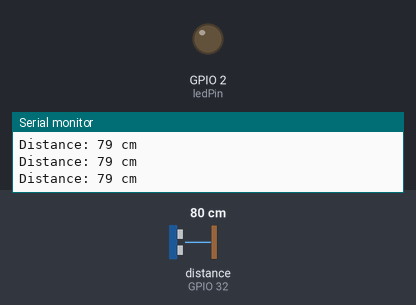
This sketch was run on a simulated ESP32. On the bench: output pins drawn as LEDs (lit = HIGH), the last lines printed to the serial monitor. Wiring (inferred from the names in the program): ultrasonic range finder: trigger GPIO 33; echo GPIO 32. Inputs (shaded band) come from the test bench; at power-on: distance to the obstacle (sensor on GPIO 32) 80 cm. The echo pulse lasts 58.3 µs per cm; pins used as bus, display or sensor lines are not drawn.

Above: at 1.2 s.
1.3 s: distance to the obstacle (sensor on GPIO 32) set to 12 cm
2.8 s: distance to the obstacle (sensor on GPIO 32) set to 9 cm
At 4.0 s:
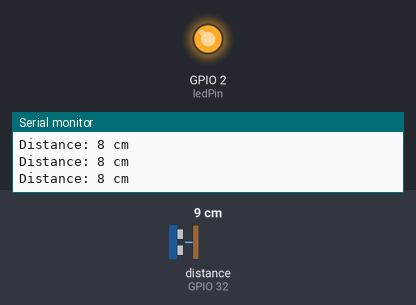
4.3 s: distance to the obstacle (sensor on GPIO 32) set to 18 cm
At 5.5 s:
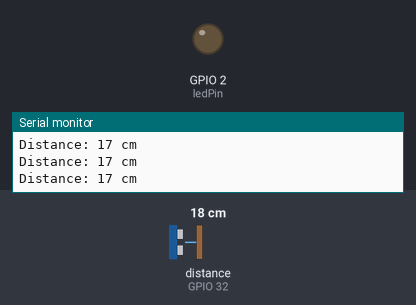
5.9 s: distance to the obstacle (sensor on GPIO 32) set to 2 cm
At 7.2 s:
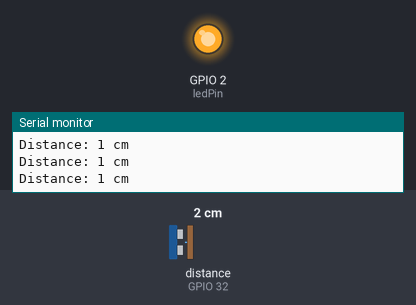
Timing chart, 0 to 8.5 s (numbered marks = the images above; inputs shaded):
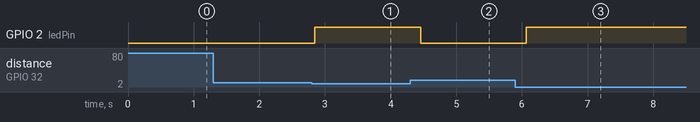

The sketch:

ultrasound_light.ino
```cpp
// Define pins for Ultrasonic Sensor and LED
const int trigPin = 33;   // Trigger pin of the ultrasonic sensor
const int echoPin = 32;  // Echo pin of the ultrasonic sensor
const int ledPin = 2;   // LED pin (built-in or external)

long duration;
int distance;
int thresholdDistance = 10;  // Set threshold distance in centimeters

void setup() {
  // Initialize pins
  pinMode(trigPin, OUTPUT);
  pinMode(echoPin, INPUT);
  pinMode(ledPin, OUTPUT);

  // Start serial communication
  Serial.begin(9600);
}

void loop() {
  // Clear the trigger pin
  digitalWrite(trigPin, LOW);
  delayMicroseconds(2);

  // Trigger the sensor by sending a 10us high pulse
  digitalWrite(trigPin, HIGH);
  delayMicroseconds(10);
  digitalWrite(trigPin, LOW);

  // Read the echo pin and calculate the distance
  duration = pulseIn(echoPin, HIGH);
  distance = duration * 0.034 / 2;  // Convert time to distance in cm

  // Print the distance to the Serial Monitor (optional for debugging)
  Serial.print("Distance: ");
  Serial.print(distance);
  Serial.println(" cm");

  // Check if the distance is less than the threshold distance
  if (distance < thresholdDistance) {
    digitalWrite(ledPin, HIGH);  // Turn on the LED
  } else {
    digitalWrite(ledPin, LOW);   // Turn off the LED
  }

  // Add a short delay before the next reading
  delay(200);
}
```

Measured:
- the behaviour switches between 11 and 10 cm on distance to the obstacle (sensor on GPIO 32) (found by bisection; images 0 and 1)
- after the input at 2.8 s, GPIO 2 (ledPin): LOW → HIGH after 0.05 s
- after the input at 4.3 s, GPIO 2 (ledPin): HIGH → LOW after 0.16 s
- after the input at 5.9 s, GPIO 2 (ledPin): LOW → HIGH after 0.17 s
